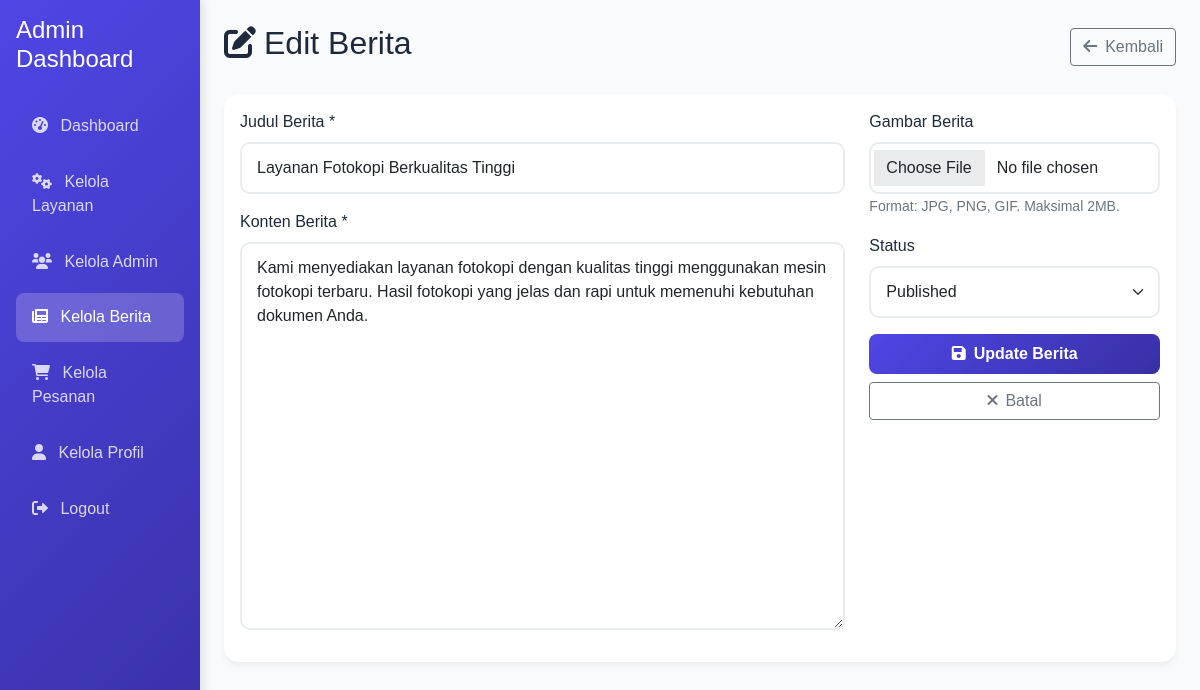
The page /admin/edit_news.php?id=1 (signed in) on the database its author committed.
### tables this page shows
CREATE TABLE IF NOT EXISTS `news` (
  `id` int(11) NOT NULL AUTO_INCREMENT,
  `title` varchar(255) NOT NULL,
  `content` text NOT NULL,
  `image` varchar(255) DEFAULT NULL,
  `created_at` timestamp NOT NULL DEFAULT CURRENT_TIMESTAMP,
  `updated_at` timestamp NOT NULL DEFAULT CURRENT_TIMESTAMP ON UPDATE CURRENT_TIMESTAMP,
  `status` enum('published','draft') NOT NULL DEFAULT 'published',
  PRIMARY KEY (`id`)
);

### admin/edit_news.php (the view, shortened to what this page needs)
<?php
require_once '../includes/db.php';
$news = null;
if (isset($_GET['id'])) {
    $id = $_GET['id'];
    $stmt = $pdo->prepare("SELECT * FROM news WHERE id = ?");
    $stmt->execute([$id]);
    $news = $stmt->fetch();
} else {
    header('Location: manage_news.php');
    exit();
}
?>
<!DOCTYPE html>
<html lang="id">
<head>
    <link href="https://cdn.jsdelivr.net/npm/bootstrap@5.1.3/dist/css/bootstrap.min.css" rel="stylesheet">
    <link href="https://cdnjs.cloudflare.com/ajax/libs/font-awesome/6.0.0/css/all.min.css" rel="stylesheet">
</head>
<body>
    <div class="container-fluid">
        <div class="row">
            <div class="col-md-3 col-lg-2 sidebar p-0">
                <div class="d-flex flex-column p-3">
                    <h4 class="text-white mb-4">Admin Dashboard</h4>
                    <nav class="nav flex-column">
                        <a class="nav-link" href="dashboard.php">
                            <i class="fas fa-tachometer-alt me-2"></i> Dashboard
                        </a>
                        <a class="nav-link" href="services.php">
                            <i class="fas fa-cogs me-2"></i> Kelola Layanan
                        </a>
                        <a class="nav-link" href="manage_admin.php">
                            <i class="fas fa-users me-2"></i> Kelola Admin
                        </a>
                        <a class="nav-link active" href="manage_news.php">
                            <i class="fas fa-newspaper me-2"></i> Kelola Berita
                        </a>
                        <a class="nav-link" href="edit_order.php">
                            <i class="fas fa-shopping-cart me-2"></i> Kelola Pesanan
                        </a>
                        <a class="nav-link" href="kelola_profil.php">
                            <i class="fas fa-user me-2"></i> Kelola Profil
                        </a>
                        <a class="nav-link" href="logout.php">
                            <i class="fas fa-sign-out-alt me-2"></i> Logout
                        </a>
                    </nav>
                </div>
            </div>
            <div class="col-md-9 col-lg-10 p-4">
                <div class="d-flex justify-content-between align-items-center mb-4">
                    <h2><i class="fas fa-edit me-2"></i>Edit Berita</h2>
                    <a href="manage_news.php" class="btn btn-outline-secondary">
                        <i class="fas fa-arrow-left me-2"></i>Kembali
                    </a>
                </div>
                <div class="card">
                    <div class="card-body">
                        <form method="POST" enctype="multipart/form-data">
                            <div class="row">
                                <div class="col-md-8">
                                    <div class="mb-3">
                                        <label for="title" class="form-label">Judul Berita *</label>
                                        <input type="text" class="form-control" id="title" name="title"
                                               value="<?= htmlspecialchars($news['title']) ?>" required>
                                    </div>
                                    <div class="mb-3">
                                        <label for="content" class="form-label">Konten Berita *</label>
                                        <textarea class="form-control" id="content" name="content" rows="15"
                                                  required><?= htmlspecialchars($news['content']) ?></textarea>
                                    </div>
                                </div>
                                <div class="col-md-4">
                                    <div class="mb-3">
                                        <label for="image" class="form-label">Gambar Berita</label>
                                        <input type="file" class="form-control" id="image" name="image" accept="image/*">
                                        <small class="text-muted">Format: JPG, PNG, GIF. Maksimal 2MB.</small>
                                    </div>
                                    <div class="mb-3">
                                        <label for="status" class="form-label">Status</label>
                                        <select class="form-select" id="status" name="status">
                                            <option value="published" <?= $news['status'] == 'published' ? 'selected' : '' ?>>Published</option>
                                        </select>
                                    </div>
                                    <div class="d-grid gap-2">
                                        <button type="submit" class="btn btn-primary">
                                            <i class="fas fa-save me-2"></i>Update Berita
                                        </button>
                                        <a href="manage_news.php" class="btn btn-outline-secondary">
                                            <i class="fas fa-times me-2"></i>Batal
                                        </a>
                                    </div>
                                </div>
                            </div>
                        </form>
                    </div>
                </div>
            </div>
        </div>
    </div>
</body>
</html>

### admin/edit_news.php (style rules this page uses)
:root { --primary-color: #4f46e5; --secondary-color: #3730a3; --accent-color: #6366f1; --text-color: #1e293b; --light-bg: #f8fafc; --gradient-primary: linear-gradient(135deg, #4f46e5 0%, #3730a3 100%); --gradient-secondary: linear-gradient(135deg, #6366f1 0%, #4f46e5 100%); }
body { background-color: var(--light-bg); color: var(--text-color); font-family: 'Montserrat', sans-serif; }
.sidebar { min-height: 100vh; background: var(--gradient-primary); color: white; box-shadow: 4px 0 10px rgba(0,0,0,0.1); }
.sidebar .nav-link { color: rgba(255,255,255,0.8); padding: 0.8rem 1rem; margin: 0.2rem 0; border-radius: 8px; transition: all 0.3s ease; font-weight: 500; }
.sidebar .nav-link.active { background: rgba(255,255,255,0.2); color: white; }
.card { border: none; border-radius: 15px; box-shadow: 0 4px 6px rgba(0,0,0,0.05); transition: transform 0.3s ease, box-shadow 0.3s ease; background: white; }
.btn-primary { background: var(--gradient-primary); border: none; padding: 0.5rem 1.5rem; border-radius: 8px; font-weight: 600; }
.form-control, .form-select { border-radius: 10px; border: 2px solid #e9ecef; padding: 12px 15px; }

### rows shown on the page
news: title "Layanan Fotokopi Berkualitas Tinggi", content "Kami menyediakan layanan fotokopi dengan kualitas tinggi menggunakan mesin fotokopi terbaru. Hasil fotokopi yang jelas dan rapi untuk memenuhi kebutuhan dokumen Anda.", status "Published"
